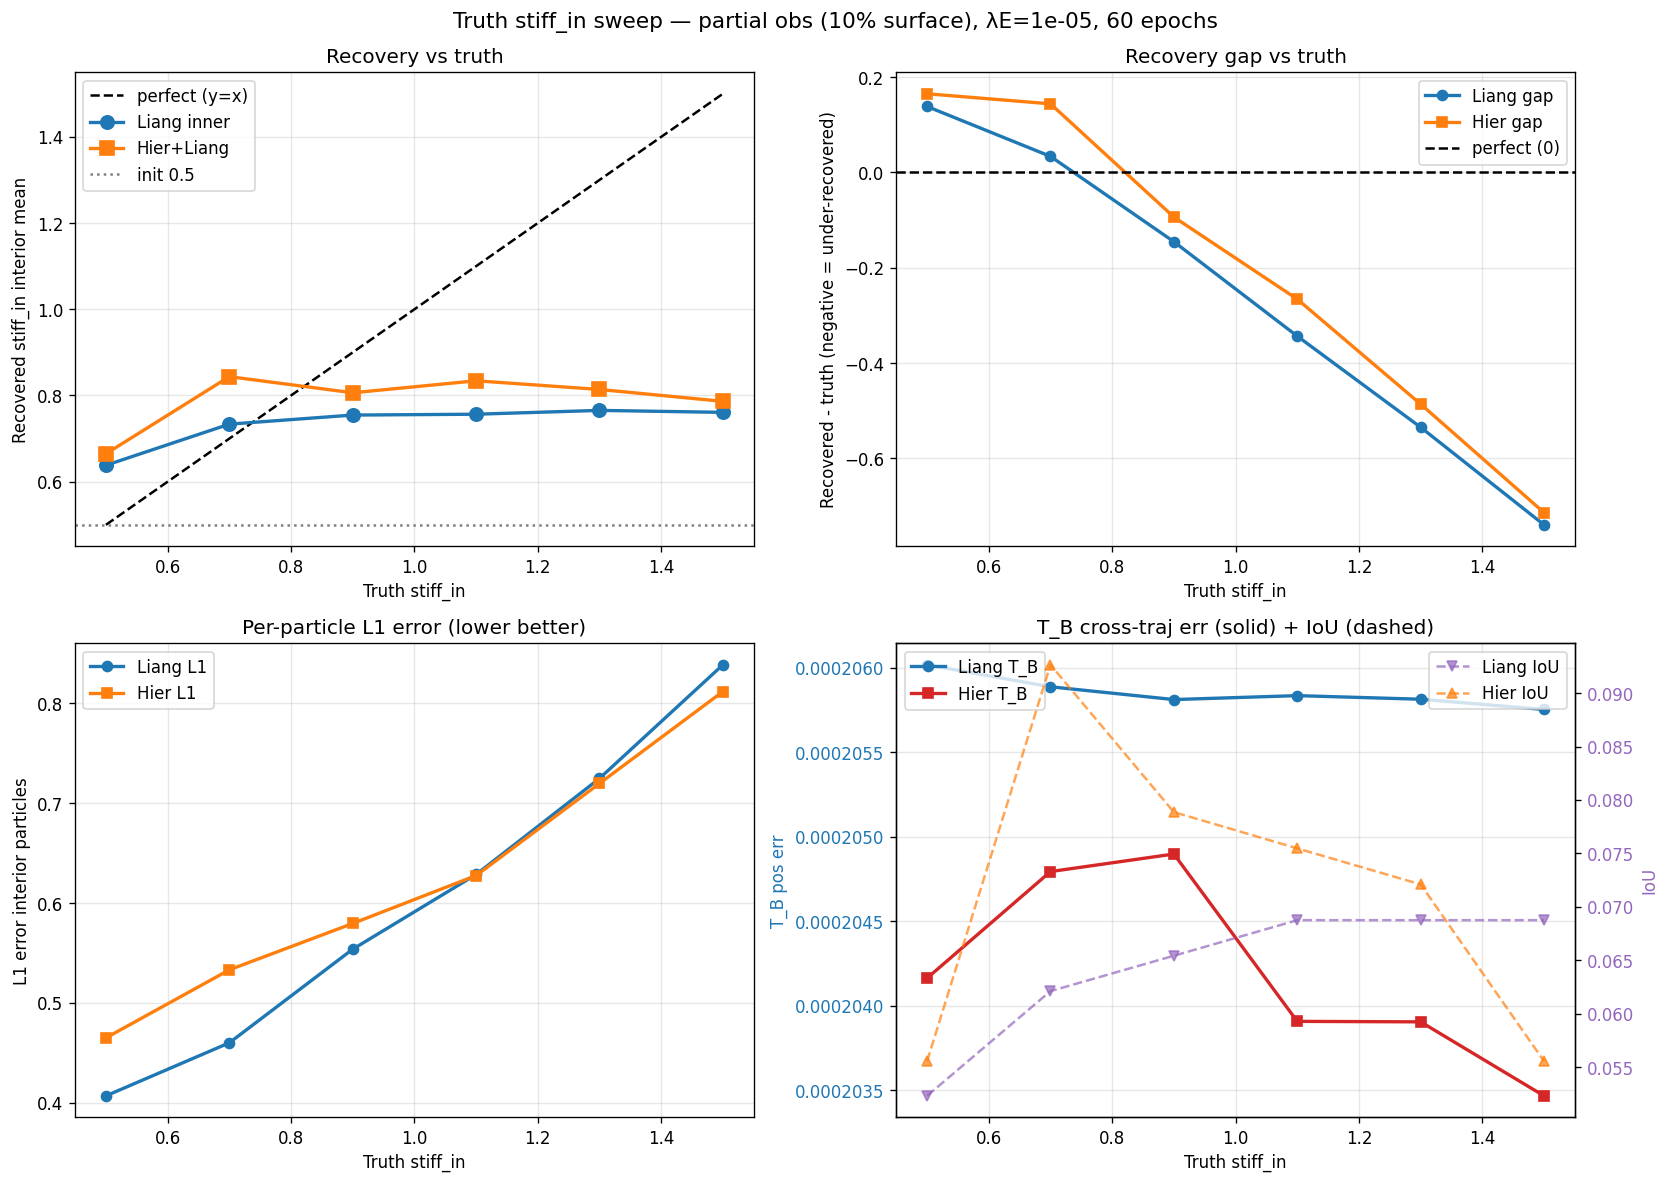

Write the Python code that produced this figure.
"""Stiffness truth sweep — does hier benefit depend on truth stiff_in?

Vary truth stiff_in ∈ {0.5, 0.7, 0.9, 1.1, 1.3, 1.5} (stiff_out=0.3 fixed).
For each truth, run both Liang inner alone vs Hier+Liang in PARTIAL obs regime.

Hypothesis to test:
   - Does hier improvement scale with truth distance from init (0.5)?
   - Does hier help even when truth_in is close to init (0.5)?
   - Does hier help more on extreme contrast (truth_in=1.5)?

Setup:
   M1_cube buried inclusion
   Partial obs (top 10%, y > 0.27)
   λE = 1e-5 (best from earlier sweep)
   60 epochs each

Total: 6 truth values × 2 methods = 12 runs ~15 min.
"""

import sys
import time
import math
from pathlib import Path
import numpy as np
import torch

REPO = Path(__file__).resolve().parents[2]
sys.path.insert(0, str(REPO))
sys.path.insert(0, str(REPO / "pf_shape_matching_warp"))

import warp as wp  # noqa: E402
wp.init()
print(f"Warp {wp.__version__}  /  Torch {torch.__version__}")

import matplotlib  # noqa: E402
matplotlib.use("Agg")
import matplotlib.pyplot as plt  # noqa: E402

from tools.day2_solver_wrapper import setup_solver_with_rest, solver_save_state  # noqa: E402
from tools.day6b_full_forward_torch_op import WarpFullForwardOp  # noqa: E402

from tools.stageA_inclusion_recovery import (  # noqa: E402
    build_inclusion_truth, gen_obs_per_particle_stiff, compute_metrics, STIFF_LOW, STIFF_HIGH,
)
from tools.pointnetpp.hierarchy import build_hierarchy  # noqa: E402
from tools.pointnetpp.multi_mesh_test import (  # noqa: E402
    MESH_CONFIGS, make_traj_from_spec, predict_on_traj, err_per_traj,
)
from tools.pointnetpp.diag_partial_obs import calibrate  # noqa: E402


def setup_for_stiff_truth(stiff_in_truth, cfg, device, T=10):
    """Build ctx and truth obs for a specific stiff_in truth value."""
    solver, rest_state, mesh_info = setup_solver_with_rest(str(REPO / cfg["path"]))
    N = solver.N
    solver.damping = 0.99
    solver.num_iterations = 2
    pos_rest = mesh_info["vertices"]
    bbox_min = pos_rest.min(0); bbox_max = pos_rest.max(0); bbox_size = bbox_max - bbox_min
    knife_radius = cfg["knife_radius_abs"]
    incl_center = bbox_min + np.array(cfg["incl_center_rel"]) * bbox_size
    incl_radius = cfg["incl_radius_abs"]

    # Vary stiff_in_truth, fix stiff_out=0.3, tau=truth
    stiff_truth, inclusion_mask, _, _ = build_inclusion_truth(
        pos_rest, stiff_in=float(stiff_in_truth), stiff_out=0.3,
        center_override=tuple(incl_center), radius_override=float(incl_radius))
    tau_truth = np.where(inclusion_mask, cfg["tau_in"], cfg["tau_out"]).astype(np.float32)
    stiff_init = np.full(N, 0.5, dtype=np.float32)
    tau_init = np.full(N, 0.30, dtype=np.float32)

    # Surface mask = top 10% of cube
    top_axis = cfg["top_axis"]
    surface_threshold = bbox_max[top_axis] - 0.10 * bbox_size[top_axis]
    surface_mask = pos_rest[:, top_axis] > surface_threshold

    theta_truth = np.array([3.0, 100.0, 0.3], dtype=np.float32)
    truth = {}
    for tr in ["A", "B"]:
        traj = make_traj_from_spec(cfg["traj_specs"][tr], bbox_min, bbox_max, T)
        solver.reset_to_rest(pos_rest)
        obs_pos, obs_alpha = gen_obs_per_particle_stiff(
            solver, rest_state, theta_truth, stiff_truth, traj, knife_radius, device,
            tau_truth_np=tau_truth)
        truth[tr] = dict(traj=traj, pos=obs_pos, alpha=obs_alpha)

    obs_pos_A_t = [torch.tensor(p, dtype=torch.float32, device=device) for p in truth["A"]["pos"]]
    obs_alpha_A_t = [torch.tensor(a, dtype=torch.float32, device=device) for a in truth["A"]["alpha"]]
    surface_idx = torch.tensor(np.where(surface_mask)[0], dtype=torch.long, device=device)
    edges_a_t = torch.tensor(solver.e["a"].numpy().astype(np.int64), dtype=torch.long, device=device)
    edges_b_t = torch.tensor(solver.e["b"].numpy().astype(np.int64), dtype=torch.long, device=device)
    edges_a_np = solver.e["a"].numpy().astype(np.int64)
    edges_b_np = solver.e["b"].numpy().astype(np.int64)
    edge_rest_len = np.linalg.norm(pos_rest[edges_a_np] - pos_rest[edges_b_np], axis=1)
    edges_rest_t = torch.tensor(edge_rest_len, dtype=torch.float32, device=device)
    x_rest = torch.from_numpy(pos_rest).to(device, dtype=torch.float32)
    H = build_hierarchy(x_rest, M1=512, M2=64, k_neighbors=3)

    ctx = dict(
        solver=solver, rest_state=rest_state, N=N, device=device,
        knife_traj_A=truth["A"]["traj"], knife_radius=knife_radius,
        pos_rest=pos_rest, theta_truth=theta_truth, theta_3d_np=theta_truth,
        stiff_init_np=stiff_init, stiff_truth=stiff_truth,
        tau_init_np=tau_init, tau_bound=(0.05, 0.95),
        inclusion_mask=inclusion_mask,
        surface_idx=surface_idx, surface_mask=surface_mask,
        obs_pos_A_t=obs_pos_A_t, obs_alpha_A_t=obs_alpha_A_t,
        edges_a_t=edges_a_t, edges_b_t=edges_b_t, edges_rest_t=edges_rest_t,
        H=H,
    )
    return ctx, truth


def main():
    cfg = MESH_CONFIGS[0]
    device = "cuda:0"
    T = 10
    N_epochs = 60
    lambda_E = 1e-5  # best from prior sweep

    stiff_in_grid = [0.5, 0.7, 0.9, 1.1, 1.3, 1.5]
    print(f"\n=== Stiffness truth sweep ===")
    print(f"  Truth stiff_in: {stiff_in_grid}")
    print(f"  stiff_out fixed at 0.3, init uniform 0.5")
    print(f"  Loss: Liang inner + L_E (λE={lambda_E})")
    print(f"  Partial obs (top 10% surface coverage)")

    results = {}  # (stiff_in_truth, method) -> stats
    for s_truth in stiff_in_grid:
        print(f"\n{'='*72}")
        print(f"Truth stiff_in = {s_truth}")
        print(f"{'='*72}")
        ctx, truth = setup_for_stiff_truth(s_truth, cfg, device, T=T)
        n_int = int((ctx["inclusion_mask"] & ~ctx["surface_mask"]).sum())
        n_inc = int(ctx["inclusion_mask"].sum())
        print(f"  N={ctx['N']}, interior inclusion {n_int}/{n_inc}")

        for label, condition in [("Liang", "Liang_inner"), ("Hier+L", "Hier+Liang_inner")]:
            t0 = time.time()
            stiff, tau, hist = calibrate(
                condition=condition, ctx=ctx,
                N_epochs=N_epochs, lr=0.03, lr_tau=0.01,
                lambda_smooth=0.0, lambda_E=lambda_E,
            )
            elapsed = time.time() - t0
            if np.isnan(stiff).any():
                print(f"    {label}: NaN")
                continue
            interior_mask = ~ctx["surface_mask"]
            interior_incl_mask = ctx["inclusion_mask"] & interior_mask
            stiff_in_int = float(stiff[interior_incl_mask].mean())
            stiff_out_recovered = float(stiff[~ctx["inclusion_mask"]].mean())
            L1_int = float(np.abs(stiff[interior_incl_mask] - ctx["stiff_truth"][interior_incl_mask]).mean())
            m = compute_metrics(stiff, ctx["stiff_truth"], ctx["inclusion_mask"])
            # Cross-traj T_B
            pred_pos, pred_alpha = predict_on_traj(stiff, tau, truth["B"]["traj"], ctx)
            err_pos, _ = err_per_traj(pred_pos, truth["B"]["pos"], pred_alpha, truth["B"]["alpha"])
            print(f"    {label} {elapsed:.0f}s  recovered stiff_in_int={stiff_in_int:.3f}  "
                  f"stiff_out={stiff_out_recovered:.3f}  L1={L1_int:.3f}  IoU={m['iou']:.3f}  "
                  f"T_B={err_pos:.3e}",
                  flush=True)
            results[(s_truth, label)] = dict(
                stiff_in_int=stiff_in_int, stiff_out=stiff_out_recovered,
                L1_int=L1_int, iou=m["iou"], T_B=err_pos,
                gap=stiff_in_int - s_truth,
            )

    # Summary table
    print(f"\n{'='*72}")
    print(f"STIFFNESS SWEEP SUMMARY  (recovered vs truth)")
    print(f"{'='*72}")
    print(f"  {'truth_in':>9s}  {'Liang_int':>9s}  {'Hier_int':>9s}  {'Hier-Liang Δ':>14s}  "
          f"{'Liang gap':>10s}  {'Hier gap':>10s}")
    for s in stiff_in_grid:
        rL = results.get((s, "Liang"))
        rH = results.get((s, "Hier+L"))
        if rL is None or rH is None:
            continue
        gap_L = rL["gap"]  # signed: positive means over-recovered, negative means under
        gap_H = rH["gap"]
        print(f"  {s:>9.2f}  {rL['stiff_in_int']:>9.3f}  {rH['stiff_in_int']:>9.3f}  "
              f"{rH['stiff_in_int']-rL['stiff_in_int']:>+14.3f}  "
              f"{gap_L:>+10.3f}  {gap_H:>+10.3f}")

    # Plot
    fig, axes = plt.subplots(2, 2, figsize=(14, 10))
    s_vals = stiff_in_grid
    Liang_in = [results[(s, "Liang")]["stiff_in_int"] for s in s_vals]
    Hier_in = [results[(s, "Hier+L")]["stiff_in_int"] for s in s_vals]
    Liang_L1 = [results[(s, "Liang")]["L1_int"] for s in s_vals]
    Hier_L1 = [results[(s, "Hier+L")]["L1_int"] for s in s_vals]
    Liang_iou = [results[(s, "Liang")]["iou"] for s in s_vals]
    Hier_iou = [results[(s, "Hier+L")]["iou"] for s in s_vals]
    Liang_TB = [results[(s, "Liang")]["T_B"] for s in s_vals]
    Hier_TB = [results[(s, "Hier+L")]["T_B"] for s in s_vals]

    # 1. Recovered vs truth (diagonal = perfect)
    axes[0, 0].plot(s_vals, s_vals, "k--", label="perfect (y=x)", lw=1.5)
    axes[0, 0].plot(s_vals, Liang_in, "o-", label="Liang inner", lw=2, markersize=8)
    axes[0, 0].plot(s_vals, Hier_in, "s-", label="Hier+Liang", lw=2, markersize=8)
    axes[0, 0].axhline(0.5, color="gray", linestyle=":", label="init 0.5")
    axes[0, 0].set_xlabel("Truth stiff_in")
    axes[0, 0].set_ylabel("Recovered stiff_in interior mean")
    axes[0, 0].set_title("Recovery vs truth")
    axes[0, 0].legend(); axes[0, 0].grid(alpha=0.3)

    # 2. Gap (recovered - truth)
    axes[0, 1].plot(s_vals, [r-t for r,t in zip(Liang_in, s_vals)], "o-", label="Liang gap", lw=2)
    axes[0, 1].plot(s_vals, [r-t for r,t in zip(Hier_in, s_vals)], "s-", label="Hier gap", lw=2)
    axes[0, 1].axhline(0, color="k", linestyle="--", label="perfect (0)")
    axes[0, 1].set_xlabel("Truth stiff_in")
    axes[0, 1].set_ylabel("Recovered - truth (negative = under-recovered)")
    axes[0, 1].set_title("Recovery gap vs truth")
    axes[0, 1].legend(); axes[0, 1].grid(alpha=0.3)

    # 3. L1 interior error
    axes[1, 0].plot(s_vals, Liang_L1, "o-", label="Liang L1", lw=2)
    axes[1, 0].plot(s_vals, Hier_L1, "s-", label="Hier L1", lw=2)
    axes[1, 0].set_xlabel("Truth stiff_in")
    axes[1, 0].set_ylabel("L1 error interior particles")
    axes[1, 0].set_title("Per-particle L1 error (lower better)")
    axes[1, 0].legend(); axes[1, 0].grid(alpha=0.3)

    # 4. T_B err + IoU twin
    ax = axes[1, 1]
    ax.plot(s_vals, Liang_TB, "o-", label="Liang T_B", lw=2, color="tab:blue")
    ax.plot(s_vals, Hier_TB, "s-", label="Hier T_B", lw=2, color="tab:red")
    ax.set_xlabel("Truth stiff_in")
    ax.set_ylabel("T_B pos err", color="tab:blue")
    ax.tick_params(axis="y", labelcolor="tab:blue")
    ax2 = ax.twinx()
    ax2.plot(s_vals, Liang_iou, "v--", label="Liang IoU", lw=1.5, color="tab:purple", alpha=0.7)
    ax2.plot(s_vals, Hier_iou, "^--", label="Hier IoU", lw=1.5, color="tab:orange", alpha=0.7)
    ax2.set_ylabel("IoU", color="tab:purple")
    ax2.tick_params(axis="y", labelcolor="tab:purple")
    ax.set_title("T_B cross-traj err (solid) + IoU (dashed)")
    ax.legend(loc="upper left")
    ax2.legend(loc="upper right")
    ax.grid(alpha=0.3)

    fig.suptitle(f"Truth stiff_in sweep — partial obs (10% surface), λE={lambda_E}, 60 epochs",
                  fontsize=13)
    fig.tight_layout()
    out_path = REPO / "tools" / "pointnetpp" / "diag_stiffness_sweep.png"
    fig.savefig(str(out_path), dpi=120, bbox_inches="tight")
    print(f"\nsaved {out_path}")


if __name__ == "__main__":
    main()
